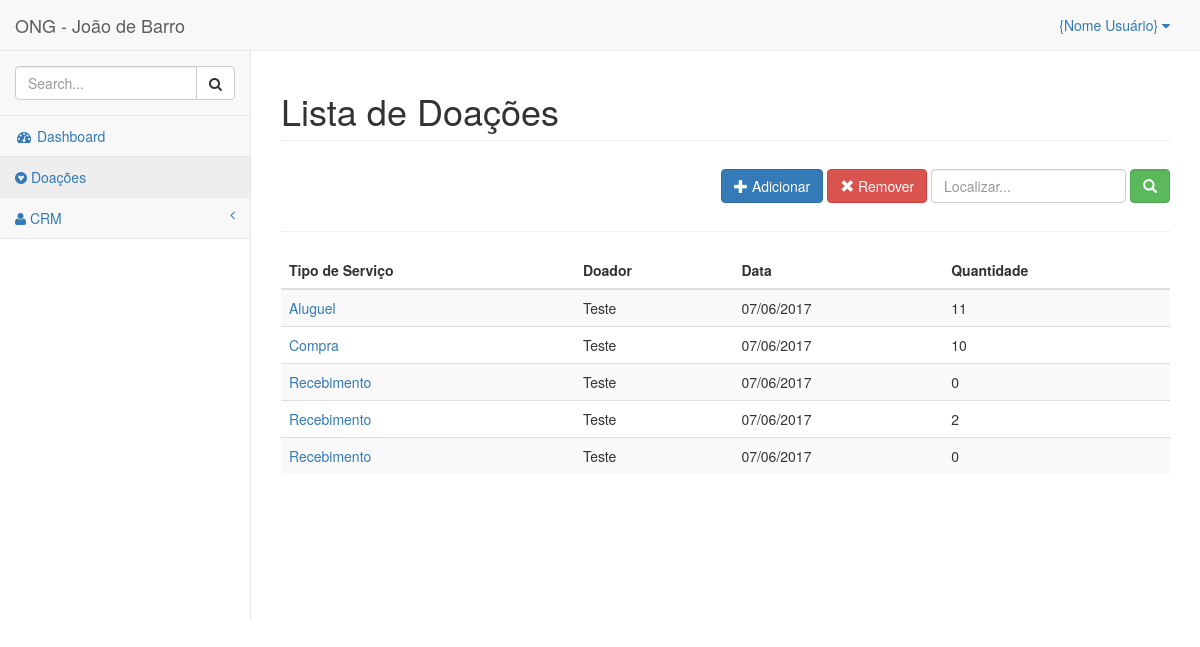
Before: /doacoes/ with the older database file.
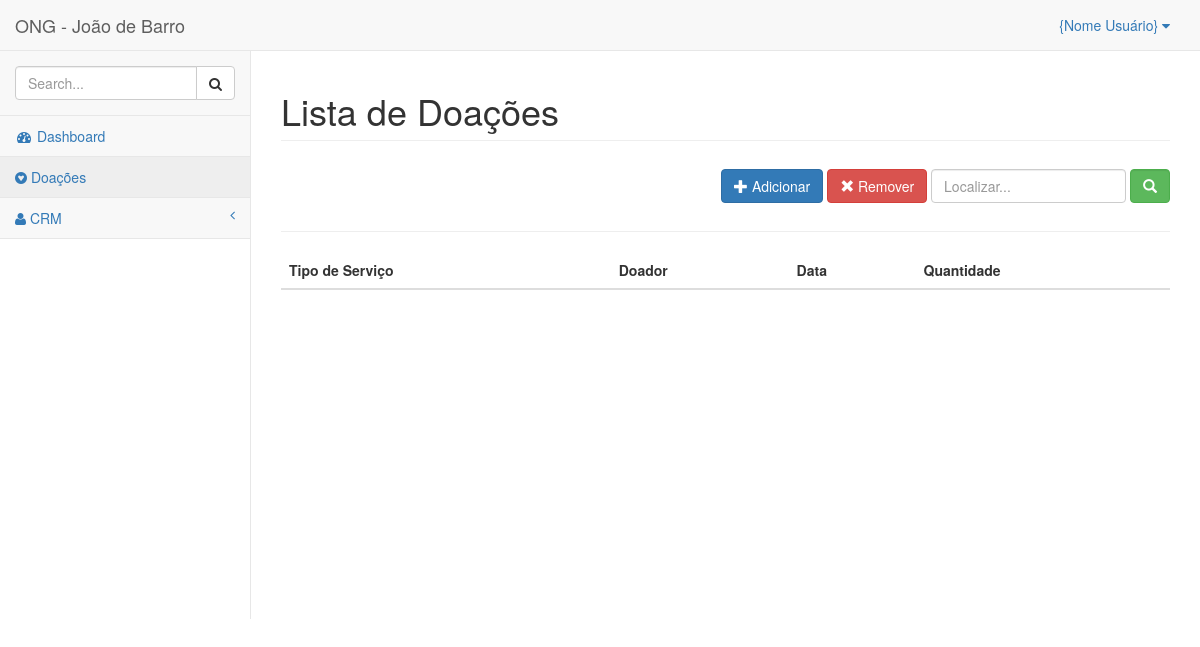
After: the same page with the newer database file.
### donations/models.py (models this page shows, shortened)
class Donations(TimeModel):
    service_type = models.CharField('Tipo de serviço', max_length=12,
                                    choices=C_TYPE, default='Recebimento')
    donor = models.ForeignKey(Donors, verbose_name='Doador')
    date = models.DateTimeField('Data', auto_now_add=True)
    quantity = models.PositiveSmallIntegerField('Quantidade', default=0)
    class Meta:
        ordering = ['service_type']
        verbose_name = 'Doação'
        verbose_name_plural = 'Doações'
    def get_absolute_url(self):
        return reverse('donations:donation_detail', kwargs={'pk': self.pk})

class Donors(TimeModel):
    name = models.CharField('Nome', max_length=100)
    def __str__(self):
        return str(self.name)
    class Meta:
        ordering = ['name']
        verbose_name = 'Doador'
        verbose_name_plural = 'Doadores'

### donations/views.py (the view)
class DonationsListView(ListView):
    template_name = 'donations/donations_list.html'
    context_object_name = 'donations'
    model = Donations
    paginate_by = 10

### donations/templates/donations/donations_list.html (shortened to what this page needs)
{% extends "base.html" %}
{% block spacename %} Lista de Doações {% endblock spacename %}
{% block container %}
<div class="container-fluid">
    <div class="row">
        <div class="col-md-12">
            <form class="navbar-form navbar-right" action="." method="get">
                <a href="{% url 'donations:donation_add' %}">
                  <button id="new_customer" type="button" class="btn btn-primary">
                    <span class="glyphicon glyphicon-plus"></span> Adicionar
                  </button>
                </a>
                  <button id="new_customer" type="button" class="btn btn-danger">
                    <span class="glyphicon glyphicon-remove"></span> Remover
                  </button>
                <div class="form-group">
                  <input id="search_box" name="search_box" type="text" placeholder="Localizar..." class="form-control">
                  <button type="submit" class="btn btn-success form-control"><span class="glyphicon glyphicon-search"></span></button>
                </div>
            </form>
        </div>
        <div class="col-md-12">
          <hr/>
        </div>
        <div class="col-md-12">
        	<table class="table table-striped">
        		<thead>
        			<tr>
        				<th>Tipo de Serviço</th><th>Doador</th><th>Data</th><th>Quantidade</th>
        			</tr>
        		</thead>
        		<tbody>
                {% for donation in donations %}
              			<tr>
                        <td><a href="{{ donation.get_absolute_url }}">{{donation.service_type}}</a></td>
                        <td>{{donation.donor}}</td>
                        <td>{{donation.date|date:"d/m/Y"}}</td>
                        <td>{{donation.quantity}}</td>
                    </tr>
                {% endfor %}
        		</tbody>
        	</table>
        </div>
    </div>
</div>
{% endblock %}

Changed rows visible on the page:
removed Donations: service_type "Aluguel", donor "Teste", date "07/06/2017", quantity "11"
removed Donations: service_type "Compra", donor "Teste", date "07/06/2017", quantity "10"
removed Donations: service_type "Recebimento", donor "Teste", date "07/06/2017", quantity "0"
removed Donations: service_type "Recebimento", donor "Teste", date "07/06/2017", quantity "2"
removed Donations: service_type "Recebimento", donor "Teste", date "07/06/2017", quantity "0"
